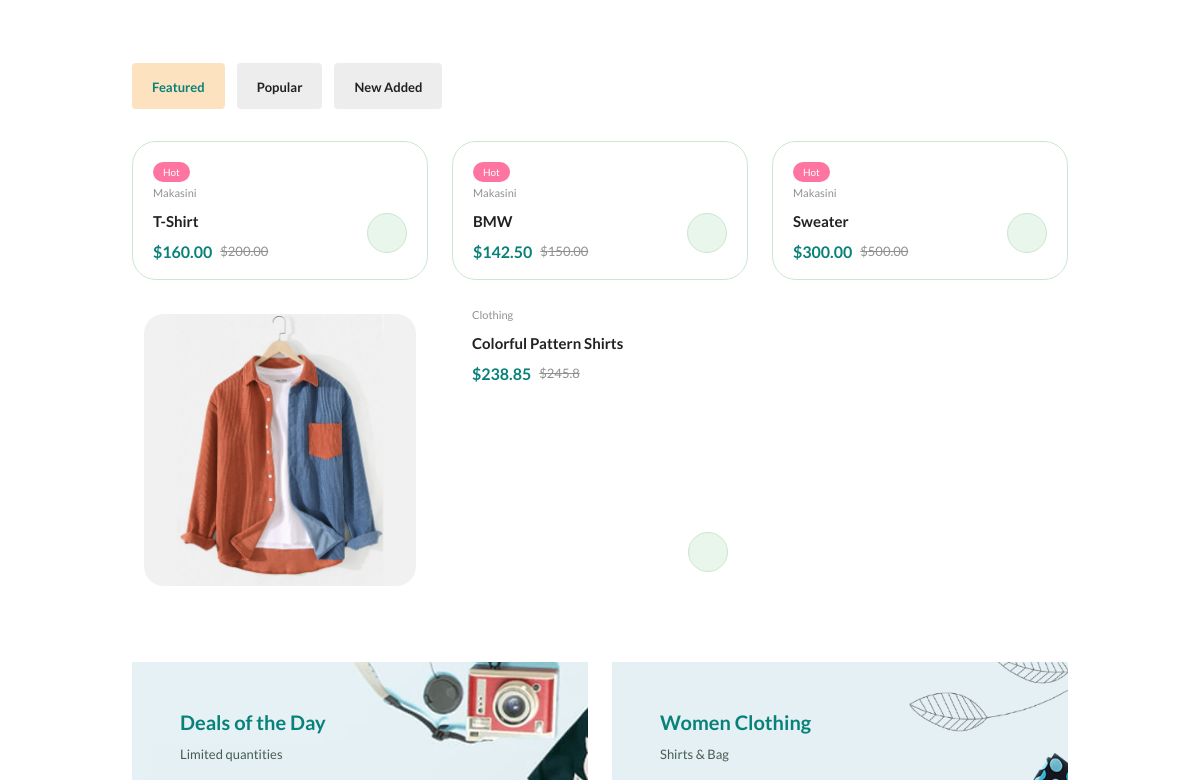
The app's page / (middle part), older data.
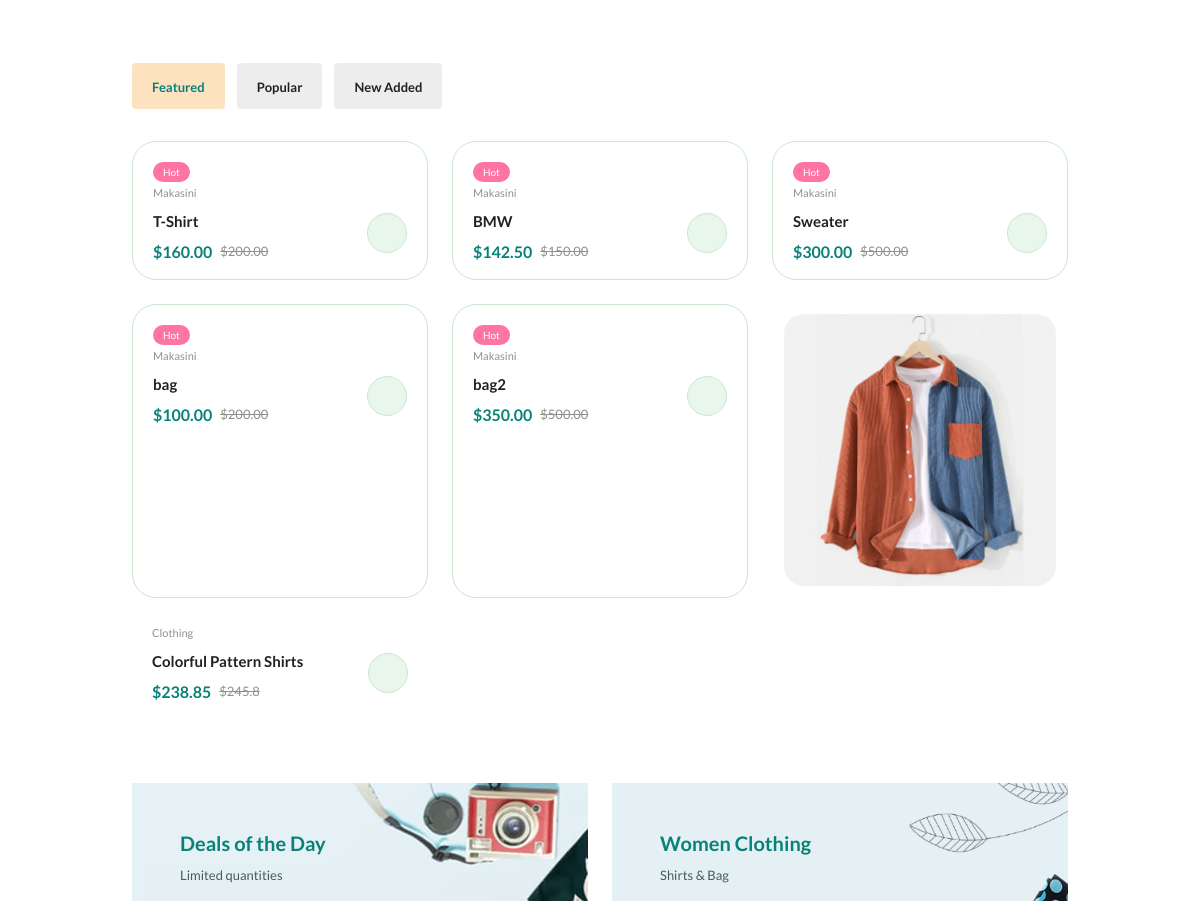
The same page, newer data.
### shop/models/products.py (models this page shows, shortened)
class Product(models.Model):
    name = models.CharField(max_length=200)
    description = models.TextField(null=True, blank=True)
    brand = models.CharField(max_length=100)
    price = models.DecimalField(max_digits=11, decimal_places=2)
    discount = models.PositiveBigIntegerField(default=0)
    category = models.ForeignKey(Category, on_delete=models.CASCADE, related_name='products')
    image = models.ImageField(upload_to='products/', blank=True, null=True)
    quantity = models.PositiveIntegerField(default=0)
    discount_price = models.DecimalField(max_digits=10, decimal_places=2, blank=True, null=True)

class Category(models.Model):
    name = models.CharField(max_length=100)
    image = models.ImageField(upload_to='category_images/', blank=True, null=True)

### shop/views/shop.py (the view)
# urls.py: path('', dahsboard, name='dashboard'),
def dahsboard(request):
    categories = Category.objects.all()
    produtcs = Product.objects.all()
    cart = Cart(request)
    data = {
        "categories": categories,
        "produtcs":produtcs,
        "cart_count":cart.get_count()
        }
    return render(request, "shop/index.html", context=data)

### shop/utlis.py (called while the page is built)
    def get_count(self):
        return len(self.cart.keys())

### shop/templates/shop/index.html (shortened to what this page needs)
{% extends "base.html" %}
{% block main %}
     {% include "components/category.html" %}
      {% include "components/products.html" %}
      {% include "components/deals.html" %}
{% endblock main %}

### templates/components/products.html (shortened to what this page needs)
{% load static %}
<section class="products container section">
    <div class="tab__btns">
        <span class="tab__btn active-tab" data-target="#featured"
        >Featured</span
        >
        <span class="tab__btn" data-target="#popular">Popular</span>
        <span class="tab__btn" data-target="#new-added">New Added</span>
    </div>
    <div class="tab__items">
        <div class="tab__item active-tab" content id="featured">
        <div class="products__container grid">
        {%for product in produtcs %}
         <div class="product__item">
            <div class="product__banner">
                <a href="details.html" class="product__images">
                </a>
                <div class="product__badge light-pink">Hot</div>
            </div>
            <div class="product__content">
                <span class="product__category">{{product.category.name}}</span>
                <a href="details.html">
                <h3 class="product__title">{{product.name}}</h3>
                </a>
                <div class="product__price flex">
                <span class="new__price">${{product.discount_price}}</span>
                {% if product.discount > 0 %}
                    <span class="old__price">${{product.price}}</span>
                {% endif %}
                </div>
                <a
                href="#"
                class="action__btn cart__btn"
                aria-label="Add To Cart"
                >
                </a>
            </div>
            </div>
        {%endfor%}
            <div class="product__banner">
                <a href="details.html" class="product__images">
                </a>
            </div>
            <div class="product__content">
                <span class="product__category">Clothing</span>
                <a href="details.html">
                <h3 class="product__title">Colorful Pattern Shirts</h3>
                </a>
                <div class="product__price flex">
                <span class="new__price">$238.85</span>
                <span class="old__price">$245.8</span>
                </div>
                <a
                href="#"
                class="action__btn cart__btn"
                aria-label="Add To Cart"
                >
                </a>
            </div>
            </div>
        </div>
        </div>
</section>

Row changes from the older to the newer data that the page shows:
added Product: category.name "Makasini", name "bag", discount_price "100.00", price "200.00"
added Product: category.name "Makasini", name "bag2", discount_price "350.00", price "500.00"
